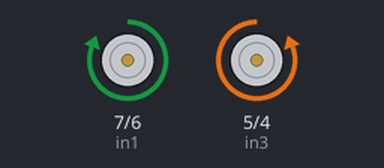
Bench run of a sketch on a simulated Arduino Uno, built with avr-gcc and run on an emulated ATmega328P. On the bench: motor-driver pin pairs drawn as motors (green arrow = first pin HIGH = forward, orange = second pin HIGH = backward, longer = more drive, scaled by the enable pin).

Above: at 0.5 s.
Timing chart, 0 to 4.6 s (numbered marks = the images above):
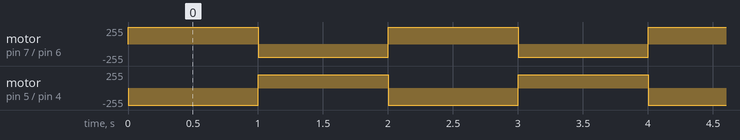

Measured:
- by itself, motor on pin 7 (in1) / pin 6 (in2): alternates forward 255/255 for 1.0 s and backward 200/255 for 1.0 s
- by itself, motor on pin 5 (in3) / pin 4 (in4): alternates backward 255/255 for 1.0 s and forward 200/255 for 1.0 s

The sketch:

Jarno_Library_test_0.0001.ino
```cpp
#include "motor.h"

void setup() {
  initMotor(true);
}

void loop() {
  forward(255);
  delay(1000);
  initMotor(false);
  forward(200);
  delay(1000);
  initMotor(true);

}
```

bruh.cpp
```cpp
#include "Arduino.h"
#include "bruh.h"

//void setupPins(int enA, int enB, int in1, int in2, int in3, int in4){
//  pinMode(enA, OUTPUT);
//  pinMode(enB, OUTPUT);
//  pinMode(in1, OUTPUT);
//  pinMode(in2, OUTPUT);
//  pinMode(in3, OUTPUT);
//  pinMode(in4, OUTPUT);
//}

void setupLeds(int ledPin1, int ledPin2){
  pinMode(ledPin1, OUTPUT);
  pinMode(ledPin2, OUTPUT);
}

void ledKnipper(int ledPin1, int ledPin2, int delaytje){
  digitalWrite(ledPin1, HIGH);
  digitalWrite(ledPin2, LOW);
  delay(delaytje);
  digitalWrite(ledPin1, LOW);
  digitalWrite(ledPin2, HIGH);
  delay(delaytje);
}
//
//void vooruit(int snelheid){
//
//}
```

bruh.h
```cpp
#include "Arduino.h"

void setupLeds(int ledPin1, int ledPin2);
void ledKnipper(int ledPin1, int ledPin2, int delaytje);
```

motor.cpp
```cpp
#include "motor.h"
#include "Arduino.h"

//pins voor de motor shield:
int enA = 10;
int in1 = 7;
int in2 = 6;
int enB = 11;
int in3 = 5;
int in4 = 4;


void initMotor(bool autonoom){
  if(autonoom == true){
    in1 = 7;
    in2 = 6;
    in3 = 5;
    in4 = 4;
  pinMode(enA, OUTPUT);
  pinMode(enB, OUTPUT);
  pinMode(in1, OUTPUT);
  pinMode(in2, OUTPUT);
  pinMode(in3, OUTPUT);
  pinMode(in4, OUTPUT);
  } else if(autonoom == false){
    in1 = 6;
    in2 = 7;
    in3 = 4;
    in4 = 5;
    pinMode(enA, OUTPUT);
    pinMode(enB, OUTPUT);
    pinMode(in1, OUTPUT);
    pinMode(in2, OUTPUT);
    pinMode(in3, OUTPUT);
    pinMode(in4, OUTPUT);
  }
}

void forward(int motorSpeed){
  digitalWrite(in1, HIGH);
  digitalWrite(in2, LOW);
  digitalWrite(in3, LOW);
  digitalWrite(in4, HIGH);
  analogWrite(enA, motorSpeed);
  analogWrite(enB, motorSpeed);
}

void backwards(int motorSpeed){
  digitalWrite(in1, LOW);
  digitalWrite(in2, HIGH);
  digitalWrite(in3, HIGH);
  digitalWrite(in4, LOW);
  analogWrite(enA, motorSpeed);
  analogWrite(enB, motorSpeed);
}

void turnLeft(int motorSpeed){
  digitalWrite(in1, LOW);
  digitalWrite(in2, HIGH);
  digitalWrite(in3, LOW);
  digitalWrite(in4, HIGH);
  analogWrite(enA, motorSpeed);
  analogWrite(enB, motorSpeed);
}

void turnRight(int motorSpeed){
  digitalWrite(in1, HIGH);
  digitalWrite(in2, LOW);
  digitalWrite(in3, HIGH);
  digitalWrite(in4, LOW);
  analogWrite(enA, motorSpeed);
  analogWrite(enB, motorSpeed);
}
```

motor.h
```cpp
#include "Arduino.h"

//autonoom aan of uit
void initMotor(bool autonoom);

void forward(int motorSpeed);
void backwards(int motorSpeed);
void turnLeft(int motorSpeed);
void turnRight(int motorSpeed);
```
